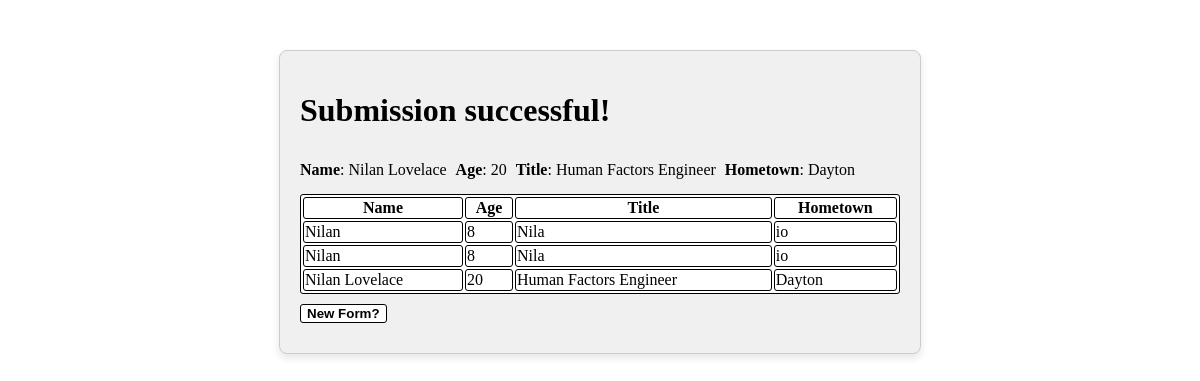
Before: /success/ with the older database file.
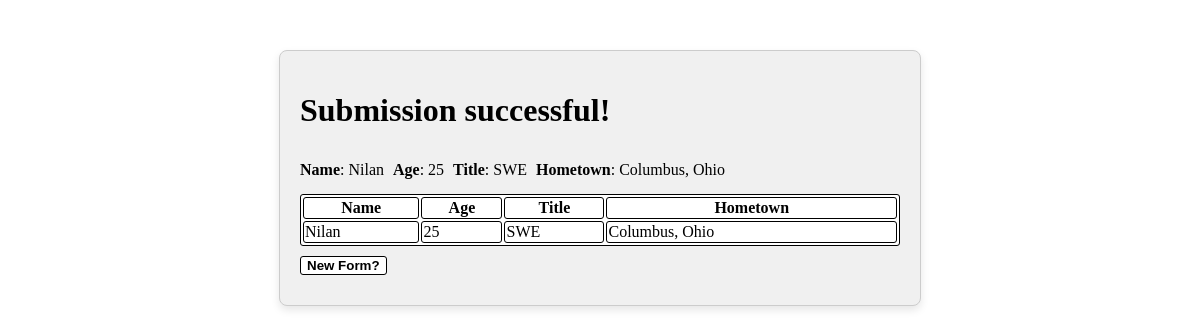
After: the same page with the newer database file.
### form/models.py (models this page shows, shortened)
class entry(models.Model):
    name = models.CharField(max_length=100)
    age = models.CharField(max_length=3, blank=True, validators=[is_number])
    title = models.CharField(max_length=100)
    hometown = models.CharField(max_length=100, blank=True)

### form/views.py (the view)
# urls.py: path('success/', views.display_saved_data, name="success")
def display_saved_data(request):
    all_data = entry.objects.all()
    submitted = entry.objects.last()
    context = {"data": all_data, "last": submitted}
    template = loader.get_template("form/success.html")
    return HttpResponse(template.render(context))

### form/templates/form/success.html (shortened to what this page needs)
<!DOCTYPE html>
<html lang="en">
{% load static %}
<head>
    <link rel="stylesheet" href="{% static 'main.css' %}">
</head>
<body>
    <div class="table-container">
        {% if data %}
        <h1>Submission successful!</h1>
        <table>
            <div class="sub-head">
            {% if last %}
                <p class="flex-item"> <strong>Name</strong>: {{last.name}}</p>
                {% if last.age %}
                    <p class="flex-item" ><strong>Age</strong>: {{last.age}} </p>
                {% endif %}
                <p class="flex-item"><strong>Title</strong>: {{last.title}}</p>
                {% if last.hometown %}
                    <p class="flex-item" ><strong>Hometown</strong>: {{last.hometown}} </p>
                {% endif %}
            {% endif %}
            </div>
            <thead>
                <tr>
                    <th>Name</th>
                    <th>Age</th>
                    <th>Title</th>
                    <th>Hometown</th>
                </tr>
            </thead>
            <tbody>
                {% for item in data %}
                    <tr>
                        <td>{{ item.name }}</td>
                        <td>{{ item.age }}</td>
                        <td>{{ item.title }}</td>
                        <td>{{ item.hometown }}</td>
                    </tr>
                {% endfor %}
            </tbody>
        </table>
        <div>
            <button type="button" class="to-form"><a href="{% url 'form' %}">New Form?</a></button>
        </div>
        {% else %}
        <h1>Looks like we've gotten lost!</h1>
        <div>
            <button type="button" class="to-form"><a href="{% url 'form' %}">Go To Form</a></button>
        </div>
        {% endif %}
    </div>
</body>
</html>

Changed rows visible on the page:
removed entry: name "Nilan Lovelace", age "20", title "Human Factors Engineer", hometown "Dayton"
removed entry: name "Nilan", age "8", title "Nila", hometown "io"
changed entry "Nilan": age "8" → "25"; title "Nila" → "SWE"; hometown "io" → "Columbus, Ohio"
Other visible differences:
{{ last.name }}: "Nilan Lovelace" → "Nilan"
{{ last.age }}: "20" → "25"
{{ last.title }}: "Human Factors Engineer" → "SWE"
{{ last.hometown }}: "Dayton" → "Columbus, Ohio"
